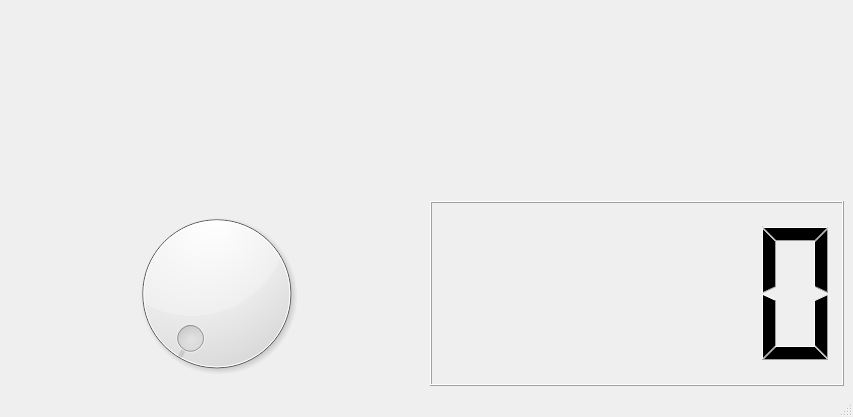
<?xml version="1.0" encoding="UTF-8"?>
<ui version="4.0">
 <class>MainWindow</class>
 <widget class="QMainWindow" name="MainWindow">
  <property name="geometry">
   <rect>
    <x>0</x>
    <y>0</y>
    <width>853</width>
    <height>417</height>
   </rect>
  </property>
  <property name="windowTitle">
   <string>MainWindow</string>
  </property>
  <widget class="QWidget" name="centralwidget">
   <property name="mouseTracking">
    <bool>false</bool>
   </property>
   <property name="tabletTracking">
    <bool>false</bool>
   </property>
   <layout class="QGridLayout" name="gridLayout_2">
    <item row="1" column="0">
     <layout class="QVBoxLayout" name="verticalLayout_3">
      <item>
       <layout class="QHBoxLayout" name="horizontalLayout">
        <item>
         <widget class="QDial" name="dial"/>
        </item>
        <item>
         <widget class="QLCDNumber" name="lcdNumber"/>
        </item>
       </layout>
      </item>
     </layout>
    </item>
    <item row="0" column="0">
     <layout class="QHBoxLayout" name="horizontalLayout_2">
      <item>
       <widget class="QWidget" name="widget_1" native="true"/>
      </item>
      <item>
       <widget class="QWidget" name="widget_2" native="true"/>
      </item>
      <item>
       <widget class="QWidget" name="widget_3" native="true"/>
      </item>
      <item>
       <widget class="QWidget" name="widget_4" native="true"/>
      </item>
     </layout>
    </item>
   </layout>
  </widget>
  <widget class="QMenuBar" name="menubar">
   <property name="geometry">
    <rect>
     <x>0</x>
     <y>0</y>
     <width>853</width>
     <height>21</height>
    </rect>
   </property>
  </widget>
  <widget class="QStatusBar" name="statusbar"/>
 </widget>
 <resources/>
 <connections/>
</ui>
